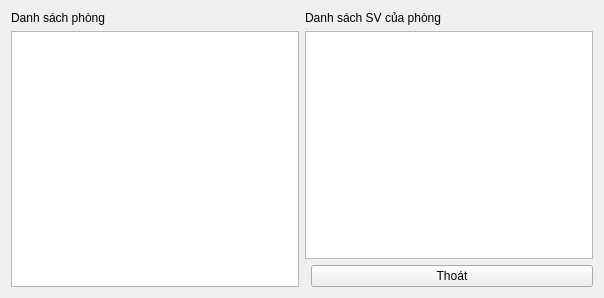
<?xml version="1.0" encoding="UTF-8"?>
<ui version="4.0">
 <class>Form_listSTbyPhong</class>
 <widget class="QWidget" name="Form_listSTbyPhong">
  <property name="geometry">
   <rect>
    <x>0</x>
    <y>0</y>
    <width>604</width>
    <height>298</height>
   </rect>
  </property>
  <property name="windowTitle">
   <string>Form</string>
  </property>
  <layout class="QHBoxLayout" name="horizontalLayout">
   <item>
    <layout class="QVBoxLayout" name="verticalLayout_2">
     <item>
      <widget class="QLabel" name="label">
       <property name="text">
        <string>Danh sách phòng</string>
       </property>
      </widget>
     </item>
     <item>
      <widget class="QTreeView" name="treeView_phong"/>
     </item>
    </layout>
   </item>
   <item>
    <layout class="QVBoxLayout" name="verticalLayout_3">
     <item>
      <widget class="QLabel" name="label_2">
       <property name="text">
        <string>Danh sách SV của phòng</string>
       </property>
      </widget>
     </item>
     <item>
      <layout class="QVBoxLayout" name="verticalLayout">
       <item>
        <widget class="QTreeView" name="treeView_sv"/>
       </item>
       <item>
        <layout class="QFormLayout" name="formLayout">
         <property name="fieldGrowthPolicy">
          <enum>QFormLayout::AllNonFixedFieldsGrow</enum>
         </property>
         <item row="0" column="1">
          <widget class="QPushButton" name="pushButton">
           <property name="text">
            <string>Thoát</string>
           </property>
          </widget>
         </item>
        </layout>
       </item>
      </layout>
     </item>
    </layout>
   </item>
  </layout>
 </widget>
 <resources/>
 <connections>
  <connection>
   <sender>pushButton</sender>
   <signal>clicked()</signal>
   <receiver>Form_listSTbyPhong</receiver>
   <slot>close()</slot>
   <hints>
    <hint type="sourcelabel">
     <x>518</x>
     <y>278</y>
    </hint>
    <hint type="destinationlabel">
     <x>304</x>
     <y>250</y>
    </hint>
   </hints>
  </connection>
 </connections>
</ui>
